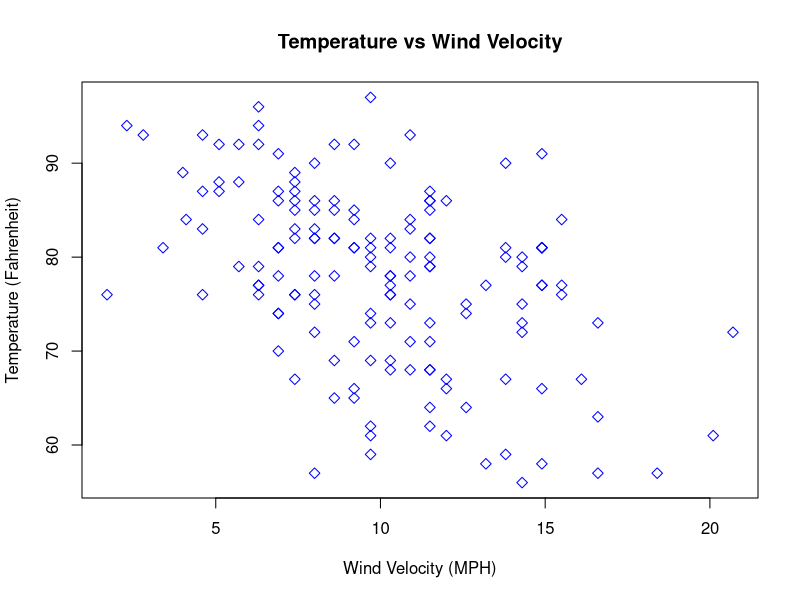
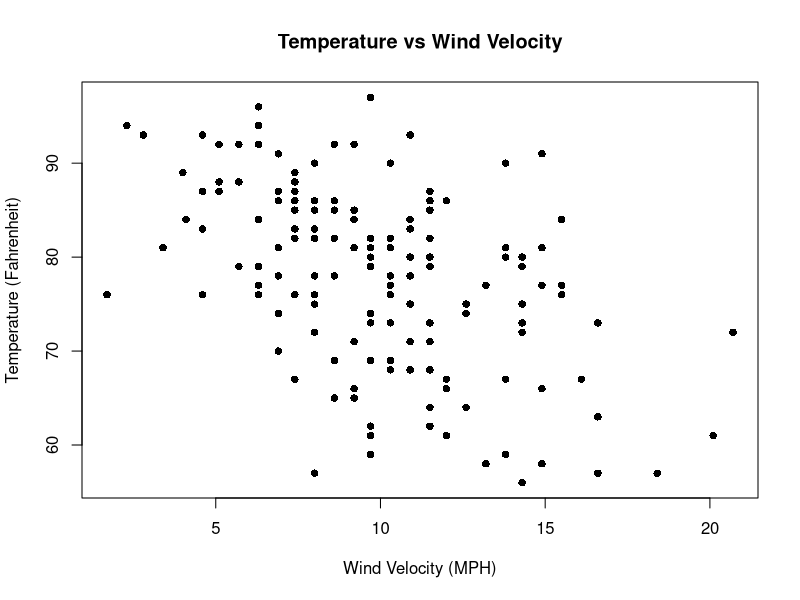
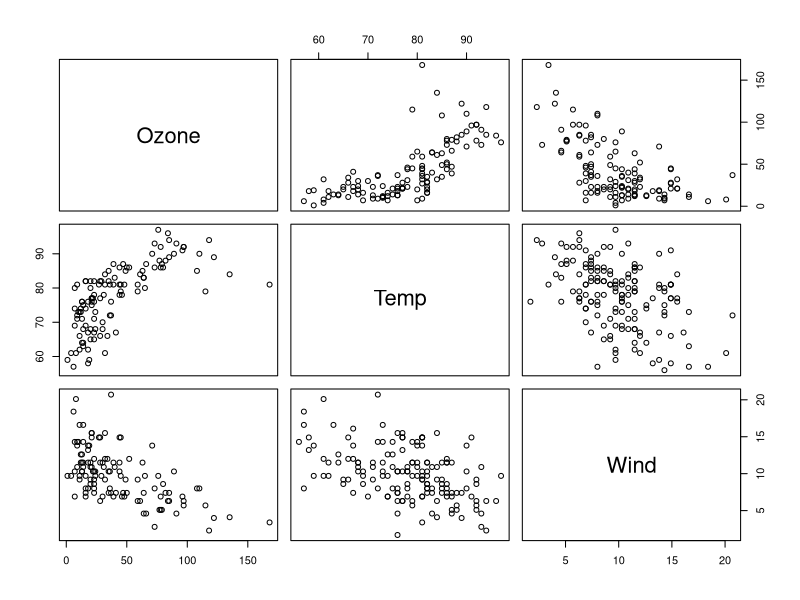

These charts were generated, in order, by the following R code:
#Demonstrates Scatter Plots
#Uses airquality dataset

#Scatter plots are used to demonstrate relation ship between two variables.
#In this case the relation ship between Wind and temperature in airquality dataset

plot(airquality$Wind,
     airquality$Temp, 
     pch=5,       #pch is the plot character which takes values 0-20. if not specified it will be o.
     col="blue",
     xlab = "Wind Velocity (MPH)",
     ylab ="Temperature (Fahrenheit)", 
     main = "Temperature vs Wind Velocity"
     )

#To use formula to var1~var2 and plot the graph

plot(airquality$Temp ~ airquality$Wind, 
pch=16,
xlab = "Wind Velocity (MPH)",
ylab ="Temperature (Fahrenheit)", 
main = "Temperature vs Wind Velocity"
)

#Scatter plot matrix
#Scatter plot matrix is used to depict the relation ship between more than two variables.
#The variables are shown in a diagnal format representing the x-axis and y-axis.

#To plot the relation ship between ozone, wind and temperature in airquality dataset
#prepare the subset containing only these values.
ozone.temp.wind<-subset(airquality,select=c(Ozone,Temp,Wind))
head(ozone.temp.wind)
#pairs() function is used to draw the matrix.
pairs(ozone.temp.wind)

